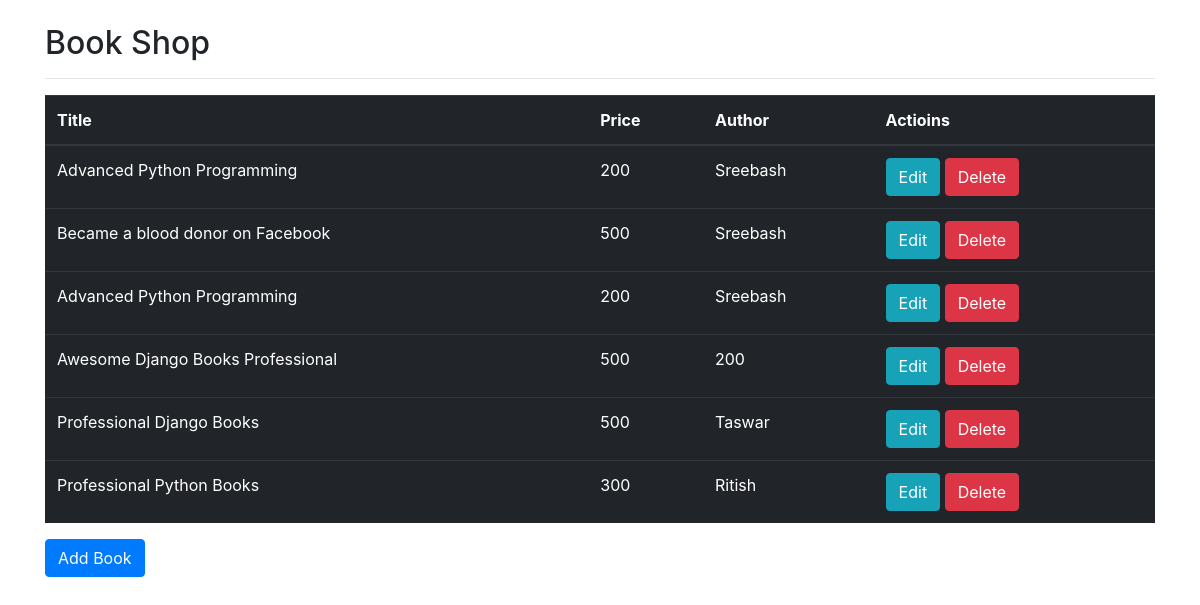
The app's page /index/ with its own data.
### crud/models.py (models this page shows, shortened)
class BookList(models.Model):
    title = models.CharField(max_length=150)
    price = models.IntegerField()
    author = models.CharField(max_length=100)

### crud/views.py (the view)
# urls.py: path('index/', views.index, name='index' ),
def index(request):
    books = BookList.objects.all()
    context = {
        'books': books
    }
    return render(request, 'index.html', context)

### templates/index.html (shortened to what this page needs)
{% load static %}
<!doctype html>
<html lang="en">
<head>
    <link rel="stylesheet" href="{% static 'css/bootstrap.min.css' %}">
</head>
<body>
    <div class="container"><br>
        <h2>Book Shop</h2>
        <hr>
        <table class="table table-dark">
            <thead>
                <tr>
                    <th>Title</th>
                    <th>Price</th>
                    <th>Author</th>
                    <th>Actioins</th>
                </tr>
            </thead>
            <tbody>
                {% for book in books %}
                    <tr>
                    <td>{{ book.title }}</td>
                    <td>{{ book.price }}</td>
                    <td>{{ book.author }}</td>
                    <td><a class="btn btn-info" href="/edit/{{ book.id }}">Edit</a>
                        <a class="btn btn-danger" href="/delete/{{ book.id }}">Delete</a>
                    </td>
                </tr>
                {% endfor %}
            </tbody>
        </table>
        <a class="btn btn-primary" href="/add_book/">Add Book</a>
    </div>
</body>
</html>

### records on screen
BookList: title "Advanced Python Programming", price "200", author "Sreebash"
BookList: title "Became a blood donor on Facebook", price "500", author "Sreebash"
BookList: title "Advanced Python Programming", price "200", author "Sreebash"
BookList: title "Awesome Django Books Professional", price "500", author "200"
BookList: title "Professional Django Books", price "500", author "Taswar"
BookList: title "Professional Python Books", price "300", author "Ritish"
